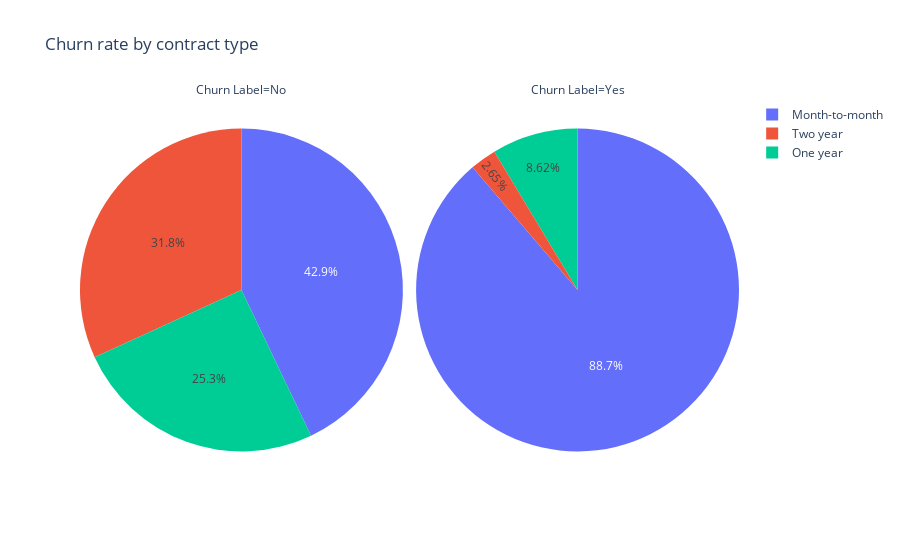

This figure's notebook cell:
### Code cell
fig = px.pie(df.groupby(['Contract','Churn Label'])['CustomerID'].count().reset_index(), 
            values='CustomerID', 
            names='Contract',
            facet_col = 'Churn Label',
            title = 'Churn rate by contract type')
fig.show()

### Figure 1 — Plotly figure (JSON) as saved in the notebook; plotly's stock layout.template omitted (floating-point values rounded to 4 significant figures)
{"data": [{"domain": {"x": [0, 0.49], "y": [0, 1]}, "hovertemplate": "Churn Label=No<br>Contract=%{label}<br>CustomerID=%{value}<extra></extra>", "labels": ["Month-to-month", "One year", "Two year"], "legendgroup": "", "name": "", "showlegend": true, "type": "pie", "values": [2220, 1307, 1647]}, {"domain": {"x": [0.51, 1], "y": [0, 1]}, "hovertemplate": "Churn Label=Yes<br>Contract=%{label}<br>CustomerID=%{value}<extra></extra>", "labels": ["Month-to-month", "One year", "Two year"], "legendgroup": "", "name": "", "showlegend": true, "type": "pie", "values": [1606, 156, 48]}], "layout": {"annotations": [{"font": {}, "showarrow": false, "text": "Churn Label=No", "x": 0.245, "xanchor": "center", "xref": "paper", "y": 1, "yanchor": "bottom", "yref": "paper"}, {"font": {}, "showarrow": false, "text": "Churn Label=Yes", "x": 0.755, "xanchor": "center", "xref": "paper", "y": 1, "yanchor": "bottom", "yref": "paper"}], "legend": {"tracegroupgap": 0}, "title": {"text": "Churn rate by contract type"}}}
